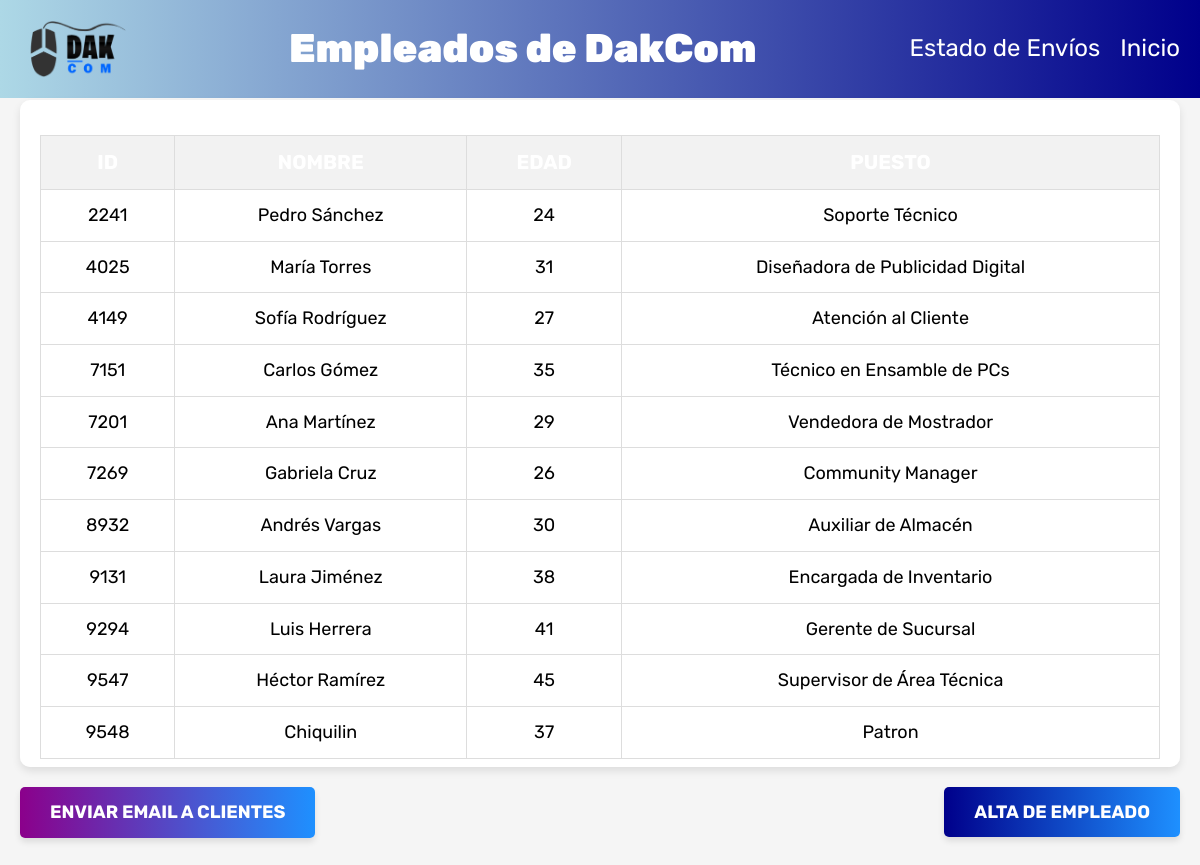
Page /Archivos_php/empleados.php on the committed database.
### tables this page shows
CREATE TABLE `empleados` (
  `id_empleado` int NOT NULL,
  `nombre` varchar(100) NOT NULL,
  `edad` int DEFAULT NULL,
  `puesto` varchar(100) NOT NULL,
  `fecha_ingreso` date NOT NULL,
  `puntualidad` decimal(5,2) DEFAULT NULL,
  `salario` decimal(10,2) DEFAULT NULL,
  `foto` varchar(255) DEFAULT NULL
);

### Archivos_php/empleados.php (the view, shortened to what this page needs)
<?php
$conn = OpenCon();
$query = "SELECT id_empleado, nombre, edad, puesto FROM empleados";
$resultado = mysqli_query($conn, $query);
?>
<!DOCTYPE html>
<html lang="es">
<head>
    <link rel="stylesheet" href="../Archivos_css/normalize.css">
</head>
<body>
    <header class="header fixed">
        <div class="contenedor contenido-header">
            <img class="icon" src="../img/dakcom.png" alt="Logo DakCom">
            <h1>Empleados de DakCom</h1>
            <nav class="navegacion-principal">
                <a href="estado_prov.php" class="active">Estado de Envíos</a>
                <a href="index.php">Inicio</a>
            </nav>
        </div>
    </header>
    <main class="contenedor">
        <div class="tabla-contenedor">
            <table class="tabla-inventario">
                <thead>
                    <tr>
                        <th>ID</th>
                        <th>Nombre</th>
                        <th>Edad</th>
                        <th>Puesto</th>
                    </tr>
                </thead>
                <tbody>
                    <?php
                    while ($row = mysqli_fetch_assoc($resultado)) {
                        echo "<tr data-id='{$row['id_empleado']}'>";
                        echo "<td>{$row['id_empleado']}</td>";
                        echo "<td>{$row['nombre']}</td>";
                        echo "<td>{$row['edad']}</td>";
                        echo "<td>{$row['puesto']}</td>";
                        echo "</tr>";
                    }
                    ?>
                </tbody>
            </table>
        </div>
        <div class="acciones">
            <button id="btnAlta" class="btn-alta">Alta de Empleado</button>
        </div>
        <div class="email">
            <button id="btnEmail" class="btn-email">Enviar Email a clientes</button>
        </div>
    </main>
</body>
</html>

### Archivos_php/empleados.php (style rules this page uses)
html { font-size: 62.5%; box-sizing: border-box; scroll-padding-top: 0rem; }
*, *:before, *:after { box-sizing: inherit; }
body { font-family: "Rubik", sans-serif; font-optical-sizing: auto; font-style: normal; color: #000000; font-size: 2rem; background-color: #f5f5f5; margin: 0; padding: 0; }
.contenedor { width: 100%; max-width: 120rem; margin: 0 auto; padding: 0 2rem; }
a { text-decoration: none; }
h1, h2, h3 { margin: 0 0 5rem 0; font-weight: 900; }
h1 { font-size: 4rem; }
img { max-width: 100%; width: 100%; height: auto; display: block; }
.header { background: linear-gradient(to right, #ADD8E6, #00008B); position: fixed; }
@media (min-width: 768px) { .header.fixed { position: fixed; left: 0; top: 0; width: 100%; } }
.header .contenido-header { padding: 2rem; }
@media (min-width: 768px) { .header .contenido-header { display: flex; justify-content: space-between; align-items: center; padding-top: 2rem; } }
.header h1 { color: #FFFFFF; text-align: center; }
@media (min-width: 768px) { .header h1 { text-align: left; margin: 0; } }
.navegacion-principal { display: flex; flex-direction: column; align-items: center; gap: 2rem; }
@media (min-width: 768px) { .navegacion-principal { flex-direction: row; } }
.navegacion-principal a { color: #FFFFFF; font-size: 2.4rem; }
.icon { width: 10%; height: 10%; }
main.contenedor { padding-top: 10rem; border-radius: 10px; }
.tabla-contenedor { margin-bottom: 2rem; border-radius: 10px; background: #fff; padding: 2rem; box-shadow: 0 4px 8px rgba(0, 0, 0, 0.1); opacity: 0; transform: translateY(20px); transition: opacity 0.8s ease-out, transform 0.8s ease-out; position: relative; overflow: auto; max-height: 60vh; }
.tabla-contenedor.mostrar { opacity: 1; transform: translateY(0); }
.tabla-inventario { width: 100%; border-collapse: collapse; font-size: 1.6rem; }
.tabla-inventario thead { background: linear-gradient(to right, #ADD8E6, #00008B); color: white; text-transform: uppercase; }
.tabla-inventario th, .tabla-inventario td { padding: 1.5rem; text-align: center; border-bottom: 1px solid #ddd; }
.tabla-inventario tbody tr { cursor: pointer; transition: background-color 0.3s; }
.tabla-inventario th { font-size: 2rem; }
.tabla-inventario td { font-size: 1.8rem; }
.acciones { display: flex; justify-content: flex-end; margin-bottom: 2rem; }
.email { display: flex; justify-content: flex-start; margin-top: -7rem; }
.btn-alta { background: linear-gradient(to right, #00008B, #1E90FF); color: white; padding: 1.5rem 3rem; font-size: 1.8rem; font-weight: 700; border: none; border-radius: 5px; cursor: pointer; transition: all 0.3s ease; text-align: center; text-transform: uppercase; box-shadow: 0 4px 6px rgba(0, 0, 0, 0.1); }
.btn-email { background: linear-gradient(to right,rgb(139, 0, 139), #1E90FF); color: white; padding: 1.5rem 3rem; font-size: 1.8rem; font-weight: 700; border: none; border-radius: 5px; cursor: pointer; transition: all 0.3s ease; text-align: center; text-transform: uppercase; box-shadow: 0 4px 6px rgba(0, 0, 0, 0.1); }
table { width: 100%; border-collapse: collapse; margin-top: 15px; }
th, td { padding: 12px; border: 1px solid #ddd; text-align: left; font-size: 16px; }
th { background-color: #f2f2f2; }

### rows in the picture
empleados: id_empleado "2241", nombre "Pedro Sánchez", edad "24", puesto "Soporte Técnico"
empleados: id_empleado "4025", nombre "María Torres", edad "31", puesto "Diseñadora de Publicidad Digital"
empleados: id_empleado "4149", nombre "Sofía Rodríguez", edad "27", puesto "Atención al Cliente"
empleados: id_empleado "7151", nombre "Carlos Gómez", edad "35", puesto "Técnico en Ensamble de PCs"
empleados: id_empleado "7201", nombre "Ana Martínez", edad "29", puesto "Vendedora de Mostrador"
empleados: id_empleado "7269", nombre "Gabriela Cruz", edad "26", puesto "Community Manager"
empleados: id_empleado "8932", nombre "Andrés Vargas", edad "30", puesto "Auxiliar de Almacén"
empleados: id_empleado "9131", nombre "Laura Jiménez", edad "38", puesto "Encargada de Inventario"
empleados: id_empleado "9294", nombre "Luis Herrera", edad "41", puesto "Gerente de Sucursal"
empleados: id_empleado "9547", nombre "Héctor Ramírez", edad "45", puesto "Supervisor de Área Técnica"
empleados: id_empleado "9548", nombre "Chiquilin", edad "37", puesto "Patron"
